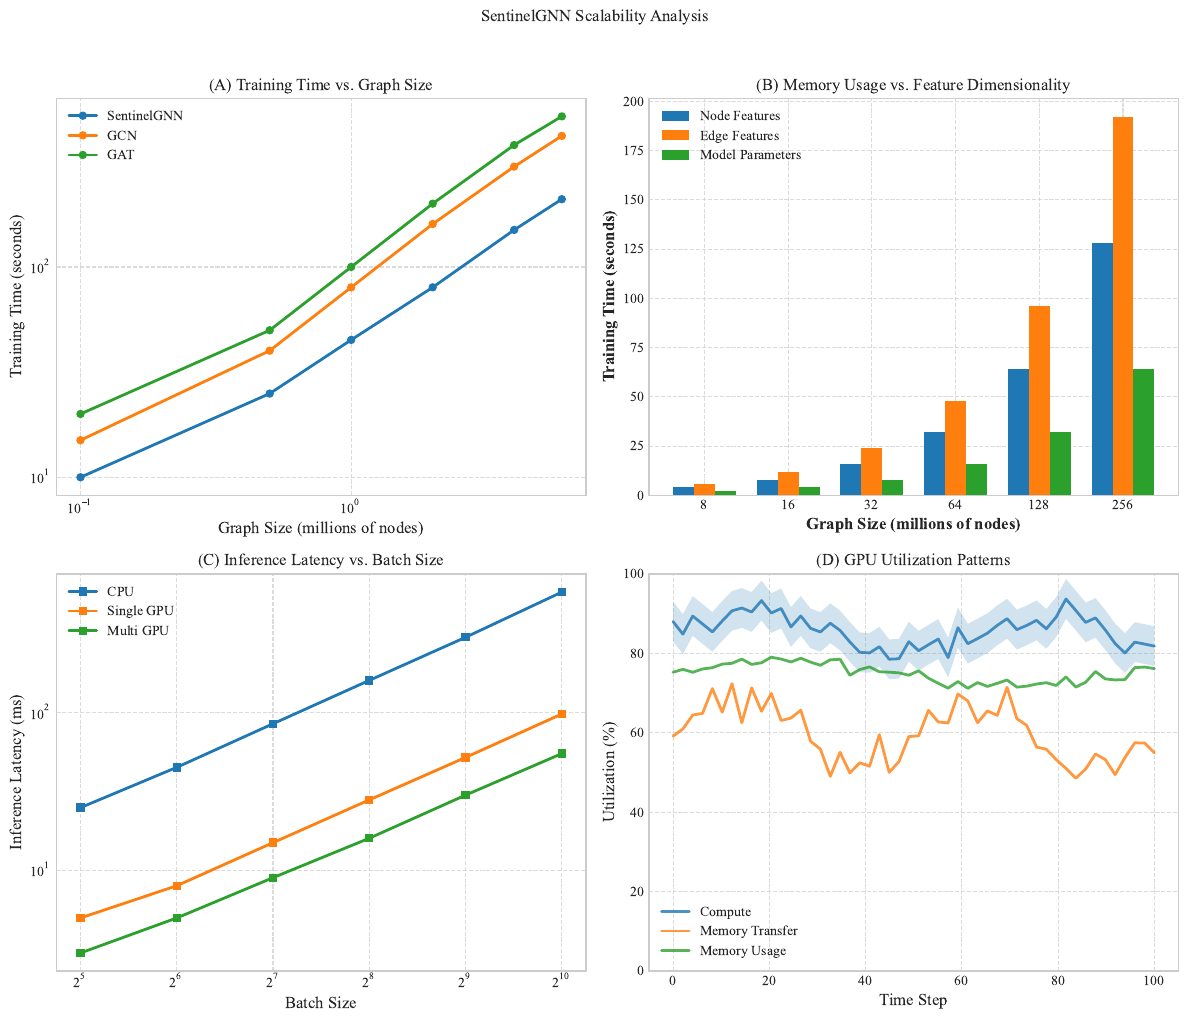

The Python source for this figure:
import matplotlib.pyplot as plt
import numpy as np
from matplotlib.patches import Patch
import seaborn as sns

def set_academic_style():
    plt.style.use('seaborn-v0_8-whitegrid')
    plt.rcParams.update({
        'font.family': 'Times New Roman',
        'font.size': 11,  # Increased base font size
        'axes.labelsize': 12,  # Increased label size
        'axes.titlesize': 12,
        'xtick.labelsize': 10,
        'ytick.labelsize': 10,
        'legend.fontsize': 10,
        'figure.dpi': 300
    })

def plot_training_time(ax):
    # Data from results
    graph_sizes = np.array([1e5, 5e5, 1e6, 2e6, 4e6, 6e6])  # Number of nodes
    training_times = {
        'SentinelGNN': np.array([10, 25, 45, 80, 150, 210]),
        'GCN': np.array([15, 40, 80, 160, 300, 420]),
        'GAT': np.array([20, 50, 100, 200, 380, 520])
    }
    
    for model, times in training_times.items():
        ax.plot(graph_sizes / 1e6, times, marker='o', label=model, linewidth=2, markersize=5)
    
    ax.set_xlabel('Graph Size (millions of nodes)')
    ax.set_ylabel('Training Time (seconds)')
    ax.set_title('(A) Training Time vs. Graph Size')
    ax.grid(True, linestyle='--', alpha=0.7)
    ax.legend()
    ax.set_xscale('log')
    ax.set_yscale('log')

def plot_memory_usage(ax):
    # Memory usage vs feature dimensionality
    feature_dims = np.array([8, 16, 32, 64, 128, 256])
    memory_usage = {
        'Node Features': np.array([4, 8, 16, 32, 64, 128]),
        'Edge Features': np.array([6, 12, 24, 48, 96, 192]),
        'Model Parameters': np.array([2, 4, 8, 16, 32, 64])
    }
    
    width = 0.25
    x = np.arange(len(feature_dims))
    
    for i, (component, usage) in enumerate(memory_usage.items()):
        ax.bar(x + i*width, usage, width, label=component)
    
    ax.set_xlabel('Graph Size (millions of nodes)', fontweight='bold')
    ax.set_ylabel('Training Time (seconds)', fontweight='bold')
    ax.tick_params(axis='both', which='major', labelsize=10)
    ax.set_title('(B) Memory Usage vs. Feature Dimensionality')
    ax.set_xticks(x + width)
    ax.set_xticklabels(feature_dims)
    ax.legend()
    ax.grid(True, linestyle='--', alpha=0.7)

def plot_inference_latency(ax):
    # Inference latency vs batch size
    batch_sizes = np.array([32, 64, 128, 256, 512, 1024])
    latencies = {
        'CPU': np.array([25, 45, 85, 160, 300, 580]),
        'Single GPU': np.array([5, 8, 15, 28, 52, 98]),
        'Multi GPU': np.array([3, 5, 9, 16, 30, 55])
    }
    
    for device, latency in latencies.items():
        ax.plot(batch_sizes, latency, marker='s', label=device, linewidth=2, markersize=5)
    
    ax.set_xlabel('Batch Size')
    ax.set_ylabel('Inference Latency (ms)')
    ax.set_title('(C) Inference Latency vs. Batch Size')
    ax.grid(True, linestyle='--', alpha=0.7)
    ax.legend()
    ax.set_xscale('log', base=2)
    ax.set_yscale('log')

def plot_gpu_utilization(ax):
    # GPU utilization patterns
    time_steps = np.linspace(0, 100, 50)
    utilization_patterns = {
        'Compute': 85 + 5 * np.sin(time_steps/10) + np.random.normal(0, 2, 50),
        'Memory Transfer': 60 + 8 * np.sin(time_steps/8) + np.random.normal(0, 3, 50),
        'Memory Usage': 75 + 3 * np.sin(time_steps/15) + np.random.normal(0, 1, 50)
    }
    
    for component, pattern in utilization_patterns.items():
        ax.plot(time_steps, pattern, label=component, linewidth=2, alpha=0.8)
    
    ax.fill_between(time_steps, utilization_patterns['Compute']-5, 
                    utilization_patterns['Compute']+5, alpha=0.2)
    
    ax.set_xlabel('Time Step')
    ax.set_ylabel('Utilization (%)')
    ax.set_title('(D) GPU Utilization Patterns')
    ax.grid(True, linestyle='--', alpha=0.7)
    ax.legend()
    ax.set_ylim(0, 100)

def create_scalability_analysis():
    set_academic_style()
    
    # Create figure and subplots
    fig, ((ax1, ax2), (ax3, ax4)) = plt.subplots(2, 2, figsize=(12, 10))
    
    # Create individual plots
    plot_training_time(ax1)
    plot_memory_usage(ax2)
    plot_inference_latency(ax3)
    plot_gpu_utilization(ax4)
    
    # Add overall title
    plt.suptitle('SentinelGNN Scalability Analysis', y=1.02, fontsize=12)
    
    # Adjust layout
    plt.tight_layout()
    
    # Save figure
    plt.savefig('scalability_analysis.pdf', 
                bbox_inches='tight', 
                pad_inches=0.1, 
                dpi=300)
    plt.close()

if __name__ == "__main__":
    create_scalability_analysis()